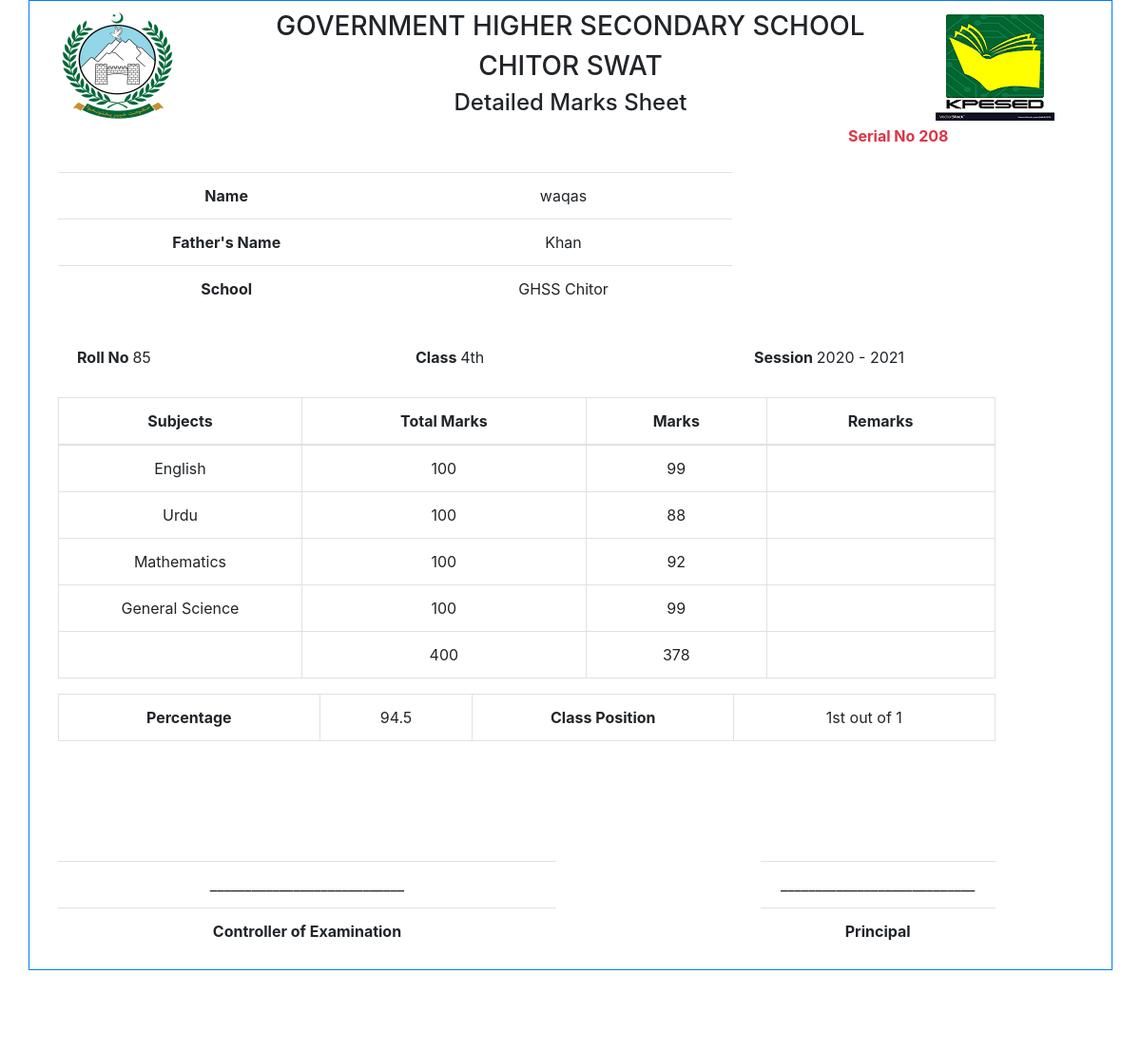
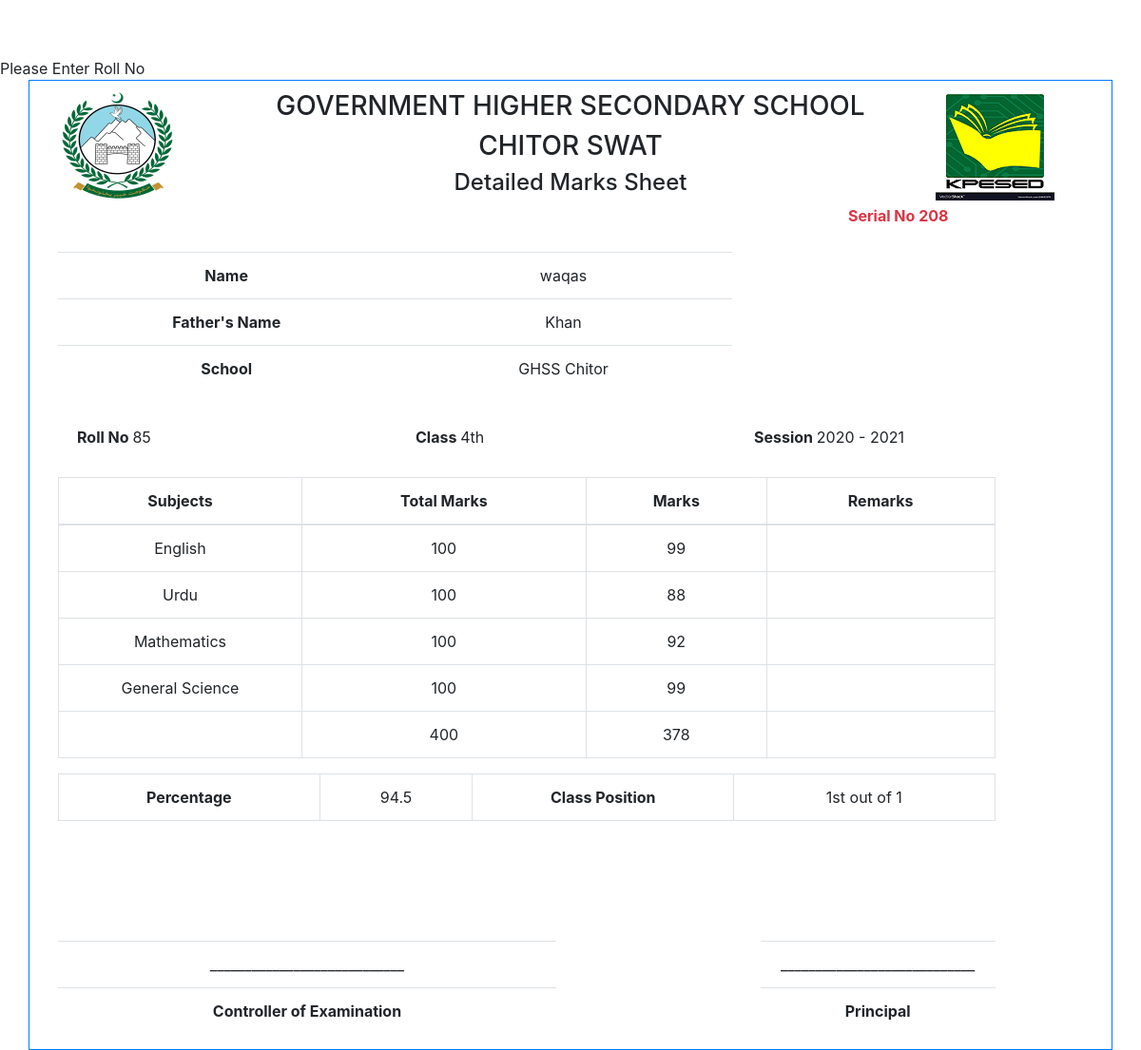
/dmc_double.php?rollno=85, run on the app's committed database (2 pictures, top to bottom).
### tables this page shows
CREATE TABLE IF NOT EXISTS `marks` (
  `Serial_No` int(11) NOT NULL AUTO_INCREMENT,
  `Roll_No` int(11) NOT NULL,
  `English_Marks` int(11) NOT NULL DEFAULT '0',
  `Urdu_Marks` int(11) NOT NULL DEFAULT '0',
  `Maths_Marks` int(11) NOT NULL DEFAULT '0',
  `Science_Marks` int(11) NOT NULL DEFAULT '0',
  `Hpe_Marks` int(11) NOT NULL DEFAULT '0',
  `Nazira_Marks` int(11) NOT NULL DEFAULT '0',
  `History_Marks` int(11) NOT NULL DEFAULT '0',
  `Drawing_Marks` int(11) NOT NULL DEFAULT '0',
  `Islamyat_Marks` int(11) NOT NULL DEFAULT '0',
  `Computer_Marks` int(11) NOT NULL DEFAULT '0',
  `Arabic_Marks` int(11) NOT NULL DEFAULT '0',
  `Mutalia_Marks` int(11) NOT NULL DEFAULT '0',
  `Qirat_Marks` int(11) NOT NULL DEFAULT '0',
  PRIMARY KEY (`Serial_No`),
  UNIQUE KEY `forign` (`Roll_No`)
);

CREATE TABLE IF NOT EXISTS `students_info` (
  `Roll_No` int(11) NOT NULL,
  `Name` varchar(100) NOT NULL,
  `FName` varchar(100) NOT NULL,
  `Mobile` varchar(12) NOT NULL DEFAULT '03',
  `School` varchar(200) NOT NULL DEFAULT 'GHSS CHITOR',
  `Class` enum('5th','6th A','6th B','7th','8th A','8th B','8th','10th A','10th B','9th A','9th B','6th','7th A','7th B','kg','1st','2nd','3rd','4th') NOT NULL,
  `Class_Position` varchar(20) DEFAULT NULL,
  `Year` year(4) NOT NULL,
  `Dob` date DEFAULT NULL,
  `Date_Admission` date DEFAULT NULL,
  `Mobile_No` varchar(14) DEFAULT NULL,
  `FCnic` int(15) DEFAULT NULL,
  `Form_B` varchar(15) NOT NULL,
  `Status` int(11) NOT NULL DEFAULT '1',
  PRIMARY KEY (`Roll_No`)
);

### dmc_double.php (the view, shortened to what this page needs)
<?php
if (isset($_GET['rollno'])){
require_once('sand_box.php');
$link=connect();
$rollno=$_GET['rollno'];
$q="SELECT * FROM students_info WHERE Roll_No=".$rollno;
$qr=mysqli_query($link,$q);
$qra=mysqli_fetch_assoc($qr);
$Roll_No= $qra['Roll_No'];
$Name= $qra['Name'];
$Father_Name=$qra['FName'];
$Class_Name=$qra['Class'];
$School_Name=$qra['School'];
$Class_Position= $qra['Class_Position'];
$q2="SELECT * FROM marks WHERE Roll_No=".$Roll_No;
$qr2=mysqli_query($link,$q2);
$qra2=mysqli_fetch_assoc($qr2);
 $English_Marks= $qra2['English_Marks'];
 $Urdu_Marks= $qra2['Urdu_Marks'];
 $Maths_Marks= $qra2['Maths_Marks'];
 $Science_Marks= $qra2['Science_Marks'];
 $Obtained_Marks=$English_Marks+$Urdu_Marks+$Maths_Marks+$Science_Marks;
 $Total_Marks=400;
 $Percentage=($Obtained_Marks * 100)/$Total_Marks;
 $Serial_No= $qra2['Serial_No'];
}
else{
  echo "Please Enter Roll No";
}
?>
</head>
<body>
<div class="container border border-primary">
  <div class="container">
    <div class="row" style="margin-top:10px;">
      <div class="col-md-2">
        <img src="images/khyber.png" class="img img-fluid" alt="khyberlogo" height="auto" >
      </div>
      <div class="col-md-8">
        <h3 class="text-center text-uppercase">Government Higher Secondary School</h3>
        <h3 class="text-center text-uppercase">Chitor Swat </h3>
        <h4 class="text-center">Detailed Marks Sheet</h4>
      </div>
      <div class="col-md-2">
        <img src="images/kpesed.png" alt="booklogo" height="auto" class=" img img-fluid" >
      </div>
    </div>
  </div>
  <div class="container">
    <div class="row">
      <div class="col-md-9">
      </div>
      <div class="col-md-3">
        <p class="font-weight-bold text-danger">Serial No  <?php echo $Serial_No; ?> </p>
      </div>
    </div>
  </div>
    <div class="container">
      <div class="row">
        <div class="col-md-8">
          <table class=" table">
            <tr>
              <td> <span class="font-weight-bold"> Name </span> </td> <td> <?php echo $Name;  ?> </td>
            </tr>
            <tr>
              <td> <span class="font-weight-bold"> Father's Name </span></td> <td> <?php echo $Father_Name;  ?></td>
            </tr>
            <tr>
              <td> <span class="font-weight-bold"> School </span></td> <td><?php echo $School_Name;  ?></td>
            </tr>
        </table>
        </div>
        <div class="col-md-4">
        </div>
      </div>
    </div>
  <div class="container">
    <div class="row" style="padding:20px">
      <div class="col-md-4">
        <span class="font-weight-bold"> Roll No </span>  <span> <?php echo $Roll_No;  ?> </span>
      </div>
      <div class="col-md-4">
        <span class="font-weight-bold"> Class </span>   <?php echo $Class_Name;  ?>
      </div>
      <div class="col-md-4">
          <span class="font-weight-bold"> Session </span> 2020 - 2021
      </div>
    </div>
  </div>
  <div class="container">
    <div class="row">
        <div class="col-md-11">
          <table class="table table-bordered">
            <thead>
              <th>
                Subjects
              </th>
              <th>
                Total Marks
              </th>
              <th>
                Marks
              </th>
              <th>
                Remarks
              </th>
            </thead>
            <tbody>
              <tr>
                <td>English</td> <td> 100 </td><td> <?php echo $English_Marks;  ?></td>  <td> </td>
              </tr>
              <tr>
                <td>Urdu</td> <td> 100 </td><td> <?php echo $Urdu_Marks;  ?></td>  <td> </td>
              </tr>
              <tr>
                <td>Mathematics</td> <td> 100 </td><td> <?php echo $Maths_Marks;  ?></td>  <td> </td>
              </tr>
              <tr>
                <td>General Science</td> <td> 100 </td><td> <?php echo $Science_Marks;  ?></td>  <td> </td>
              </tr>
              <tr>
                <td></td> <td> 400 </td><td> <?php echo $Obtained_Marks;  ?></td>  <td> </td>
              </tr>
            </tbody>
          </table>
          <table class="table table-bordered" style="margin-top:10px ">
            <tr>
                  <td> <span class="font-weight-bold">Percentage </span> </td>       <td> <?php echo $Percentage;  ?> </td>
                  <td> <span class="font-weight-bold"> Class Position </span> </td> <td> <?php echo $Class_Position;  ?> </td>
            </tr>
          </table>
        </div>
      <div class="col-md-1">
      </div>
</div>
</div>
<div class="container" style="margin-top:100px ">
<div class="row">
          <div class="col-md-6">
            <table class="table">
              <tr> <td> ____________________________ </td> </tr>
              <tr> <td><span class="font-weight-bold"> Controller of Examination</span> </td> </tr>
            </table>
          </div>
          <div class="col-md-2">
          </div>
          <div class="col-md-3">
            <table class="table">
              <tr> <td>____________________________  </td> </tr>
              <tr> <td><span class="font-weight-bold" > Principal</span> </td> </tr>
            </table>
          </div>
          <div class="col-md-1">
          </div>
       </div>
  </div>
</div>
<br>
<br>
<br>
<br>
<br>
<br>
<?php
if (isset($_GET['rollno2'])){
$rollno=$_GET['rollno2'];
$q="SELECT * FROM students_info WHERE Roll_No=".$rollno;
$qr=mysqli_query($link,$q);
$qra=mysqli_fetch_assoc($qr);
$Roll_No= $qra['Roll_No'];
$Name= $qra['Name'];
$Father_Name=$qra['FName'];
$Class_Name=$qra['Class'];
$School_Name=$qra['School'];
$Class_Position= $qra['Class_Position'];
$q2="SELECT * FROM marks WHERE Roll_No=".$Roll_No;
$qr2=mysqli_query($link,$q2);
$qra2=mysqli_fetch_assoc($qr2);
 $English_Marks= $qra2['English_Marks'];
 $Urdu_Marks= $qra2['Urdu_Marks'];
 $Maths_Marks= $qra2['Maths_Marks'];
 $Science_Marks= $qra2['Science_Marks'];
 $Obtained_Marks=$English_Marks+$Urdu_Marks+$Maths_Marks+$Science_Marks;
 $Total_Marks=400;
 $Percentage=($Obtained_Marks * 100)/$Total_Marks;
 $Serial_No= $qra2['Serial_No'];
}
else{
  echo "Please Enter Roll No";
}
?>
<div class="container border border-primary">
  <div class="container">
    <div class="row" style="margin-top:10px;">
      <div class="col-md-2">
        <img src="images/khyber.png" class="img img-fluid" alt="khyberlogo" height="auto" >
      </div>
      <div class="col-md-8">
        <h3 class="text-center text-uppercase">Government Higher Secondary School</h3>
        <h3 class="text-center text-uppercase">Chitor Swat </h3>
        <h4 class="text-center">Detailed Marks Sheet</h4>
      </div>
      <div class="col-md-2">
        <img src="images/kpesed.png" alt="booklogo" height="auto" class=" img img-fluid" >
      </div>
    </div>
  </div>
  <div class="container">
    <div class="row">
      <div class="col-md-9">
      </div>
      <div class="col-md-3">
        <p class="font-weight-bold text-danger">Serial No  <?php echo $Serial_No; ?> </p>
      </div>
    </div>
  </div>
    <div class="container">
      <div class="row">
        <div class="col-md-8">
          <table class=" table">
            <tr>
              <td> <span class="font-weight-bold"> Name </span> </td> <td> <?php echo $Name;  ?> </td>
            </tr>
            <tr>
              <td> <span class="font-weight-bold"> Father's Name </span></td> <td> <?php echo $Father_Name;  ?></td>
            </tr>
            <tr>
              <td> <span class="font-weight-bold"> School </span></td> <td><?php echo $School_Name;  ?></td>
            </tr>
        </table>
        </div>
        <div class="col-md-4">
        </div>
      </div>
    </div>
  <div class="container">
    <div class="row" style="padding:20px">
      <div class="col-md-4">
        <span class="font-weight-bold"> Roll No </span>  <span> <?php echo $Roll_No;  ?> </span>
      </div>
      <div class="col-md-4">
        <span class="font-weight-bold"> Class </span>   <?php echo $Class_Name;  ?>
      </div>
      <div class="col-md-4">
          <span class="font-weight-bold"> Session </span> 2020 - 2021
      </div>
    </div>
  </div>
  <div class="container">
    <div class="row">
        <div class="col-md-11">
          <table class="table table-bordered">
            <thead>
              <th>
                Subjects
              </th>
              <th>
                Total Marks
              </th>
              <th>
                Marks
              </th>
              <th>
                Remarks
              </th>
            </thead>
            <tbody>
              <tr>
                <td>English</td> <td> 100 </td><td> <?php echo $English_Marks;  ?></td>  <td> </td>
              </tr>
              <tr>
                <td>Urdu</td> <td> 100 </td><td> <?php echo $Urdu_Marks;  ?></td>  <td> </td>
              </tr>
              <tr>
                <td>Mathematics</td> <td> 100 </td><td> <?php echo $Maths_Marks;  ?></td>  <td> </td>
              </tr>
              <tr>
                <td>General Science</td> <td> 100 </td><td> <?php echo $Science_Marks;  ?></td>  <td> </td>
              </tr>
              <tr>
                <td></td> <td> 400 </td><td> <?php echo $Obtained_Marks;  ?></td>  <td> </td>
              </tr>
            </tbody>
          </table>
          <table class="table table-bordered" style="margin-top:10px ">
            <tr>
                  <td> <span class="font-weight-bold">Percentage </span> </td>       <td> <?php echo $Percentage;  ?> </td>
                  <td> <span class="font-weight-bold"> Class Position </span> </td> <td> <?php echo $Class_Position;  ?> </td>
            </tr>
          </table>
        </div>
      <div class="col-md-1">
      </div>
</div>
</div>
<div class="container" style="margin-top:100px ">
<div class="row">
          <div class="col-md-6">
            <table class="table">
              <tr> <td> ____________________________ </td> </tr>
              <tr> <td><span class="font-weight-bold"> Controller of Examination</span> </td> </tr>
            </table>
          </div>
          <div class="col-md-2">
          </div>
          <div class="col-md-3">
            <table class="table">
              <tr> <td>____________________________  </td> </tr>
              <tr> <td><span class="font-weight-bold" > Principal</span> </td> </tr>
            </table>
          </div>
          <div class="col-md-1">
          </div>
       </div>
  </div>
</div>

### css/style.css (style rules this page uses)
table { text-align: center; margin: 10px auto; width: 90%; }
table td { max-width: 100px; }
h4 { text-align: center; }
.text-center { text-align: center; }

### data on the page
marks: Serial_No "208", English_Marks "99", Urdu_Marks "88", Maths_Marks "92", Science_Marks "99", Obtained_Marks "378", Percentage "94.5"
students_info: Name "waqas", FName "Khan", School "GHSS Chitor", Roll_No "85", Class "4th", Class_Position "1st out of 1"
